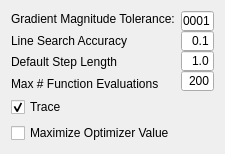
<?xml version="1.0" encoding="UTF-8"?>
<ui version="4.0">
 <class>QmitkLBFGSOptimizerControls</class>
 <widget class="QWidget" name="QmitkLBFGSOptimizerControls">
  <property name="geometry">
   <rect>
    <x>0</x>
    <y>0</y>
    <width>225</width>
    <height>152</height>
   </rect>
  </property>
  <property name="windowTitle">
   <string>Form</string>
  </property>
  <layout class="QVBoxLayout" name="verticalLayout">
   <item>
    <layout class="QHBoxLayout" name="_82">
     <item>
      <layout class="QVBoxLayout" name="_83">
       <item>
        <widget class="QLabel" name="textLabel18_2">
         <property name="font">
          <font>
           <weight>50</weight>
           <bold>false</bold>
          </font>
         </property>
         <property name="text">
          <string>Gradient Magnitude Tolerance:</string>
         </property>
         <property name="wordWrap">
          <bool>false</bool>
         </property>
        </widget>
       </item>
       <item>
        <widget class="QLabel" name="textLabel19_2">
         <property name="font">
          <font>
           <weight>50</weight>
           <bold>false</bold>
          </font>
         </property>
         <property name="text">
          <string>Line Search Accuracy</string>
         </property>
         <property name="wordWrap">
          <bool>false</bool>
         </property>
        </widget>
       </item>
       <item>
        <widget class="QLabel" name="textLabel20_2">
         <property name="font">
          <font>
           <weight>50</weight>
           <bold>false</bold>
          </font>
         </property>
         <property name="text">
          <string>Default Step Length</string>
         </property>
         <property name="wordWrap">
          <bool>false</bool>
         </property>
        </widget>
       </item>
       <item>
        <widget class="QLabel" name="textLabel21_2">
         <property name="font">
          <font>
           <weight>50</weight>
           <bold>false</bold>
          </font>
         </property>
         <property name="text">
          <string>Max # Function Evaluations</string>
         </property>
         <property name="wordWrap">
          <bool>false</bool>
         </property>
        </widget>
       </item>
      </layout>
     </item>
     <item>
      <layout class="QVBoxLayout" name="_84">
       <property name="spacing">
        <number>0</number>
       </property>
       <item>
        <widget class="QLineEdit" name="m_GradientMagnitudeToleranceLBFGS">
         <property name="minimumSize">
          <size>
           <width>0</width>
           <height>20</height>
          </size>
         </property>
         <property name="font">
          <font>
           <weight>50</weight>
           <bold>false</bold>
          </font>
         </property>
         <property name="text">
          <string>0.0001</string>
         </property>
         <property name="alignment">
          <set>Qt::AlignRight</set>
         </property>
        </widget>
       </item>
       <item>
        <widget class="QLineEdit" name="m_LineSearchAccuracyLBFGS">
         <property name="minimumSize">
          <size>
           <width>0</width>
           <height>20</height>
          </size>
         </property>
         <property name="font">
          <font>
           <weight>50</weight>
           <bold>false</bold>
          </font>
         </property>
         <property name="text">
          <string>0.1</string>
         </property>
         <property name="alignment">
          <set>Qt::AlignRight</set>
         </property>
        </widget>
       </item>
       <item>
        <widget class="QLineEdit" name="m_DefaultStepLengthLBFGS">
         <property name="minimumSize">
          <size>
           <width>0</width>
           <height>20</height>
          </size>
         </property>
         <property name="font">
          <font>
           <weight>50</weight>
           <bold>false</bold>
          </font>
         </property>
         <property name="text">
          <string>1.0</string>
         </property>
         <property name="alignment">
          <set>Qt::AlignRight</set>
         </property>
        </widget>
       </item>
       <item>
        <widget class="QLineEdit" name="m_MaximumEvaluationsLBFGS">
         <property name="minimumSize">
          <size>
           <width>0</width>
           <height>20</height>
          </size>
         </property>
         <property name="font">
          <font>
           <weight>50</weight>
           <bold>false</bold>
          </font>
         </property>
         <property name="text">
          <string>200</string>
         </property>
         <property name="alignment">
          <set>Qt::AlignRight</set>
         </property>
        </widget>
       </item>
      </layout>
     </item>
    </layout>
   </item>
   <item>
    <widget class="QCheckBox" name="m_TraceOnLBFGS">
     <property name="font">
      <font>
       <weight>50</weight>
       <bold>false</bold>
      </font>
     </property>
     <property name="text">
      <string>Trace</string>
     </property>
     <property name="checked">
      <bool>true</bool>
     </property>
    </widget>
   </item>
   <item>
    <widget class="QCheckBox" name="m_Maximize">
     <property name="enabled">
      <bool>true</bool>
     </property>
     <property name="minimumSize">
      <size>
       <width>0</width>
       <height>20</height>
      </size>
     </property>
     <property name="font">
      <font>
       <weight>50</weight>
       <bold>false</bold>
      </font>
     </property>
     <property name="text">
      <string>Maximize Optimizer Value</string>
     </property>
    </widget>
   </item>
  </layout>
 </widget>
 <resources/>
 <connections/>
</ui>
